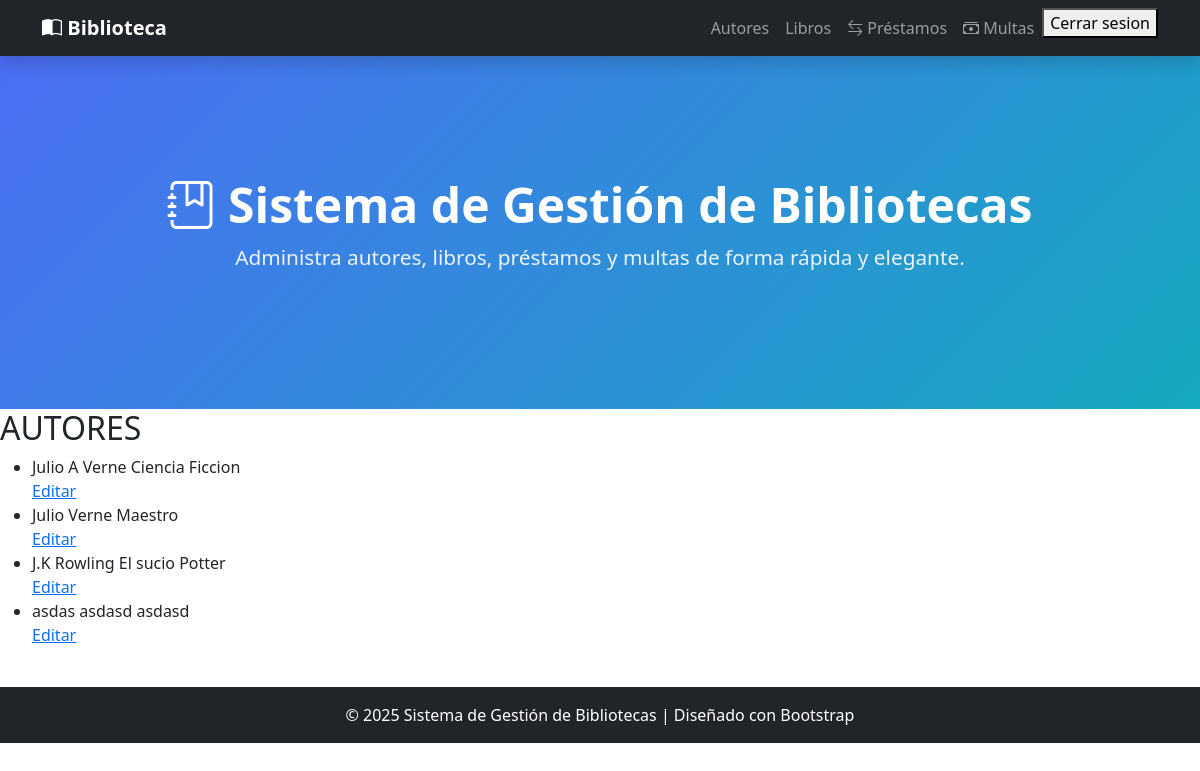
The page /autores/ (signed in) on the database its author committed.
### gestion/models.py (models this page shows, shortened)
class Autor(models.Model):
    nombre = models.CharField(max_length=50)
    apellido = models.CharField(max_length=50)
    bibliografia = models.CharField(max_length=200,blank=True, null=True)

### gestion/views.py (the view)
# urls.py: path('autores/',lista_autores, name="lista_autores"),
def lista_autores(request):
    autores = Autor.objects.all() #Devuelve toda la lista
    return render(request, 'gestion/templates/autores.html',{'autores':autores})

### gestion/templates/autores.html
{% extends "index.html" %}
{% block contenido %}
<h2> AUTORES </h2>
<ul> {% for autor in autores%}
    <li>
        <td>{{ autor.nombre }}
        </td>
        <td>
            {{ autor.apellido }}
        </td>
        <td>{{ autor.bibliografia }}
        </td>
    </li>
    <td>
        <a href="{% url 'editar_autores' autor.id%}"> Editar </a>
    </td>
    {% endfor %}
</ul>
{% endblock %}

### rows shown on the page
Autor: nombre "Julio A", apellido "Verne", bibliografia "Ciencia Ficcion"
Autor: nombre "Julio", apellido "Verne", bibliografia "Maestro"
Autor: nombre "J.K", apellido "Rowling", bibliografia "El sucio Potter"
Autor: nombre "asdas", apellido "asdasd", bibliografia "asdasd"
